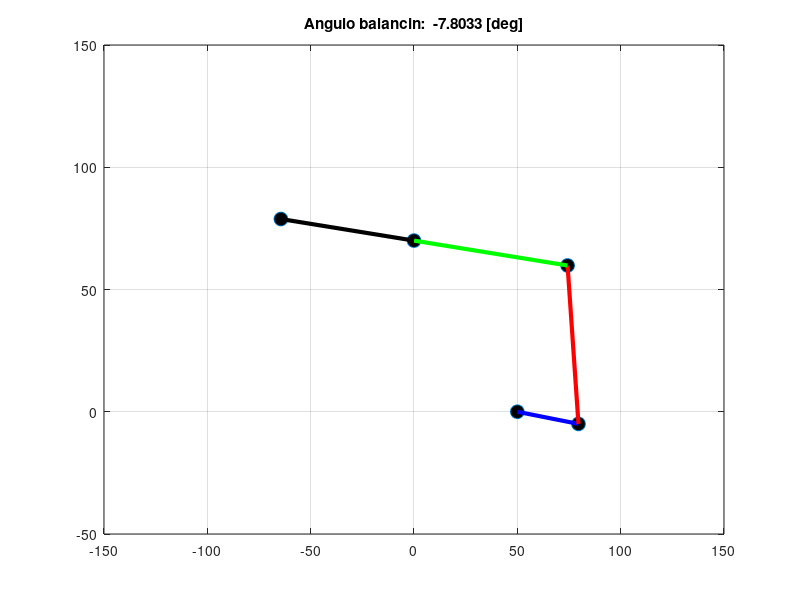

The MATLAB source for this figure:
% Ecuaciones de movimiento mecanismo principal AIB

clear all; clc; close all;

savegif = 0; % Guardar animacion como gif

if savegif
	delete 'anim.gif' % Borrar animacion si ya existe
end

% Dimensiones en mm del modelo
a = 70; % Altura del punto de apoyo del balancin
b = 50; % Distancia horizontal entre el apoyo del balancin y el eje central de la manivela
r1 = b+25; % Longitud entre el apoyo del balancin y el acople a la biela
r2 = 30; % Longitud de la manivela
r3 = 65; % Distancia entre el apoyo del balancin y el cabezal
d = 65 % Longitud de la biela

% Parametros de la ecuacion (3 a 5 se calculan con t = 0)
p = [
	-2*a,
	a^2 - r1^2,
	-2*r2*cos(0) - 2*b,
	-2*r2*sin(0),
	r2^2 + b^2 - d^2 + 2*r2*b*cos(0)
];

% Sistema de ecuaciones a resolver
function y = eq_sys(x, p)
	y(1) = x(1)^2 + x(2)^2 + p(1)*x(2) + p(2);
	y(2) = x(1)^2 + x(2)^2 + p(3)*x(1) + p(4)*x(2) + p(5);
endfunction

x0 = [b; a]; % Solucion inicial para el solver

for t=0:0.2:4*pi
	clf;

	% Recalcular parametros dependientes del tiempo
	p(3:5) = [-2*r2*cos(t) - 2*b,-2*r2*sin(t),r2^2 + b^2 - d^2 + 2*r2*b*cos(t)];

	x = fsolve(@(x) eq_sys(x, p), x0); % Resolver sistema de ecuaciones para el instante actual

	% Calcular posicion del cabezal
	th = asin((x(2)-a)/r1); % Angulo 
	y = [-r3*cos(th), a-r3*sin(th)]; % Coordenadas

	% Dibujar puntos	
	plot([0, b, r2*cos(t)+b, x(1), y(1)], [a, 0, r2*sin(t), x(2), y(2)],'o','markerfacecolor','k','markersize',10);
	hold on
	% Dibujar ejes
	plot([b, r2*cos(t)+b], [0, r2*sin(t)],'b','linewidth',3); % Manivela
	plot([r2*cos(t)+b, x(1)], [r2*sin(t), x(2)],'r','linewidth',3); % Biela
	plot([0, x(1)], [a, x(2)],'g','linewidth',3); % Balancin (extremo posterior)
	plot([0, y(1)], [a, y(2)],'k','linewidth',3); % Balancin (extremo anterior)
	title(['Angulo balancin:  ',num2str(360*th/2/pi),' [deg]']);
	
	% Fijar vista
	axis([-150,150,-50,150]);
	grid;

	pause(0.1);

	if savegif
		saveas (1, 'snap.png'); % Exportar grafico a imagen (se puede pasar a matriz??)
		im = imread('snap.png'); % Importar como matriz
		imwrite(im,'anim.gif','gif','writemode','append','DelayTime',0); % Adjuntar a gif animado
	end
end

if savegif
	delete 'snap.png' % Borrar imagen temporal
end